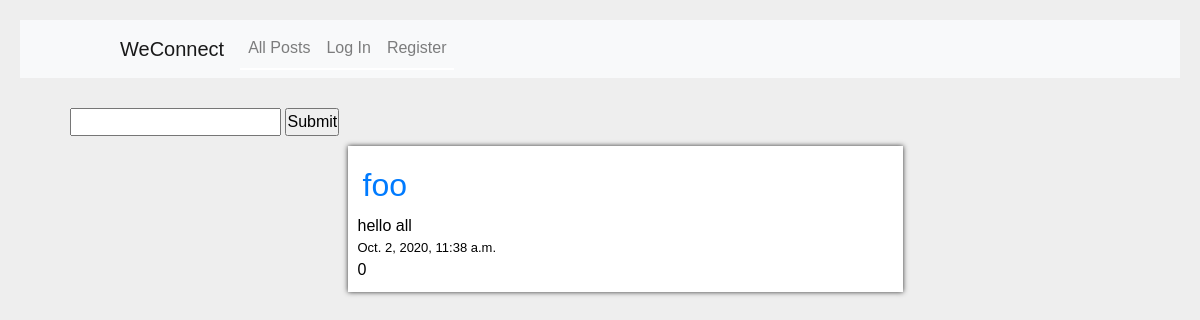
/, run on an earlier commit of the app's database.
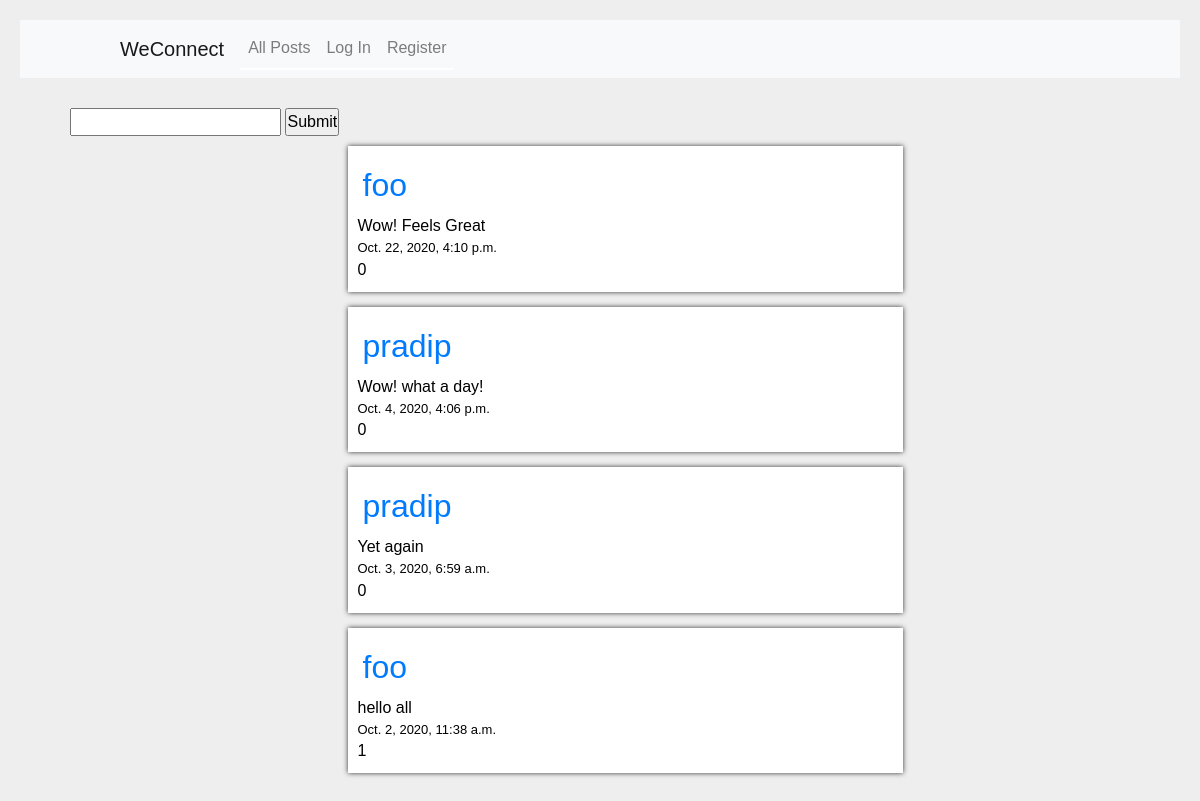
And on a later commit of the database.
### network/models.py (models this page shows, shortened)
class Posts(models.Model):
	id = models.AutoField(primary_key=True)
	creator = models.ForeignKey("User",related_name="profile",on_delete=models.CASCADE)
	content = models.CharField(blank=False, max_length=1000)
	timestamp = models.DateTimeField(auto_now_add=True)
	likes = models.IntegerField(default=0)
	likedby = models.ManyToManyField("User",related_name="likers",blank=True)

class User(AbstractUser):
    following = models.ManyToManyField("self",symmetrical=False,related_name="followers",blank=True)
    pass

### network/views.py (the view)
# urls.py: path("", views.index, name="index"),
def index(request):
    po = Posts.objects.all().order_by('-timestamp').reverse()
    post = po.reverse()
    my_liked=[]
    if request.user.is_authenticated:
        me=request.user.username
        person=User.objects.get(username=me)
        my_liked=person.likers.all()
    p=Paginator(post,10) #Paginate to get 10 posts at a time
    if request.GET.get('page'):
        pgn=request.GET.get('page')
        if (int(pgn)<=p.num_pages):
            send=p.page(pgn)
        else:
            send=p.page(1)
    else:
        send=p.page(1)
    album=[]
    for thing in send:
        pics=thing.pics.all()
        album.append(pics)
    return render(request, "network/index.html",{
        'post':send,
        'num':p.num_pages,
        'my_liked':my_liked,
        'album':album
    })

### network/templates/network/index.html (shortened to what this page needs)
{% extends "network/layout.html" %}
{% block body %}
    <div id="create_post">
        <form method="post" action="{% url 'upload' %}">
            <input type="textbox" name="content">
            <input type="submit">
        </form>
    </div>
    {% for item in post %}
        <div class="post">
            <a href="/profile/{{item.creator}}">
                <span class="creator">{{item.creator}}</span>
            </a>
            {{item.content}}
            <div class="timestamp">{{item.timestamp}}</div>
            {%if item in my_liked%}
                <div class="actions" data-press="{{item.id}}" data-status="liked" id="liked">{{item.likes}}</div>
            {% else %}
                <div class="actions" data-press="{{item.id}}" data-status="not_liked" id="not_liked">{{item.likes}}</div>
            {% endif %}
        </div>
    {% endfor %}
{% endblock %}

What changed in the data, as far as the page shows it:
added Posts: creator "foo", content "Wow! Feels Great", timestamp "Oct. 22, 2020, 4:10 p.m.", likes "0"
added Posts: creator "pradip", content "Wow! what a day!", timestamp "Oct. 4, 2020, 4:06 p.m.", likes "0"
added Posts: creator "pradip", content "Yet again", timestamp "Oct. 3, 2020, 6:59 a.m.", likes "0"
changed Posts "hello all": likes "0" → "1"
